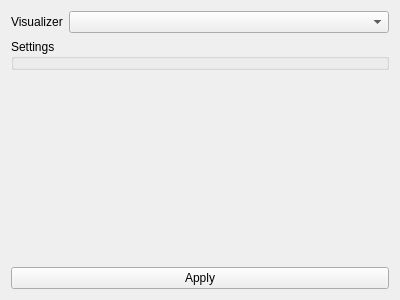
<?xml version="1.0" encoding="UTF-8"?>
<ui version="4.0">
 <class>VisualizerCreatorSelector</class>
 <widget class="QWidget" name="VisualizerCreatorSelector">
  <property name="geometry">
   <rect>
    <x>0</x>
    <y>0</y>
    <width>400</width>
    <height>300</height>
   </rect>
  </property>
  <property name="windowTitle">
   <string>Form</string>
  </property>
  <property name="layoutDirection">
   <enum>Qt::LeftToRight</enum>
  </property>
  <layout class="QVBoxLayout" name="verticalLayout">
   <item>
    <layout class="QFormLayout" name="formLayout">
     <item row="0" column="0">
      <widget class="QLabel" name="dataLoaderLabel">
       <property name="text">
        <string>Visualizer</string>
       </property>
      </widget>
     </item>
     <item row="0" column="1">
      <widget class="QComboBox" name="_visualizer_combo_box"/>
     </item>
    </layout>
   </item>
   <item>
    <widget class="QGroupBox" name="_settings_group">
     <property name="title">
      <string>Settings</string>
     </property>
    </widget>
   </item>
   <item>
    <spacer name="verticalSpacer">
     <property name="orientation">
      <enum>Qt::Vertical</enum>
     </property>
     <property name="sizeHint" stdset="0">
      <size>
       <width>20</width>
       <height>40</height>
      </size>
     </property>
    </spacer>
   </item>
   <item>
    <widget class="QPushButton" name="_apply_button">
     <property name="text">
      <string>Apply</string>
     </property>
    </widget>
   </item>
  </layout>
 </widget>
 <resources/>
 <connections/>
</ui>
